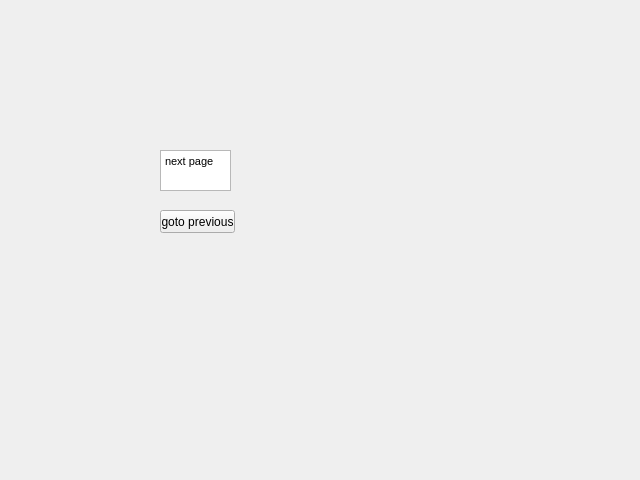
<?xml version="1.0" encoding="UTF-8"?>
<ui version="4.0">
 <class>Form</class>
 <widget class="QWidget" name="Form">
  <property name="geometry">
   <rect>
    <x>0</x>
    <y>0</y>
    <width>640</width>
    <height>480</height>
   </rect>
  </property>
  <property name="windowTitle">
   <string>Form</string>
  </property>
  <widget class="QPushButton" name="pushButton">
   <property name="geometry">
    <rect>
     <x>160</x>
     <y>210</y>
     <width>75</width>
     <height>23</height>
    </rect>
   </property>
   <property name="text">
    <string>goto previous</string>
   </property>
  </widget>
  <widget class="QTextBrowser" name="textBrowser">
   <property name="geometry">
    <rect>
     <x>160</x>
     <y>150</y>
     <width>71</width>
     <height>41</height>
    </rect>
   </property>
   <property name="html">
    <string>&lt;!DOCTYPE HTML PUBLIC &quot;-//W3C//DTD HTML 4.0//EN&quot; &quot;http://www.w3.org/TR/REC-html40/strict.dtd&quot;&gt;
&lt;html&gt;&lt;head&gt;&lt;meta name=&quot;qrichtext&quot; content=&quot;1&quot; /&gt;&lt;style type=&quot;text/css&quot;&gt;
p, li { white-space: pre-wrap; }
&lt;/style&gt;&lt;/head&gt;&lt;body style=&quot; font-family:'MS Shell Dlg 2'; font-size:8pt; font-weight:400; font-style:normal;&quot;&gt;
&lt;p style=&quot; margin-top:0px; margin-bottom:0px; margin-left:0px; margin-right:0px; -qt-block-indent:0; text-indent:0px;&quot;&gt;next page&lt;/p&gt;&lt;/body&gt;&lt;/html&gt;</string>
   </property>
  </widget>
 </widget>
 <resources/>
 <connections/>
</ui>
